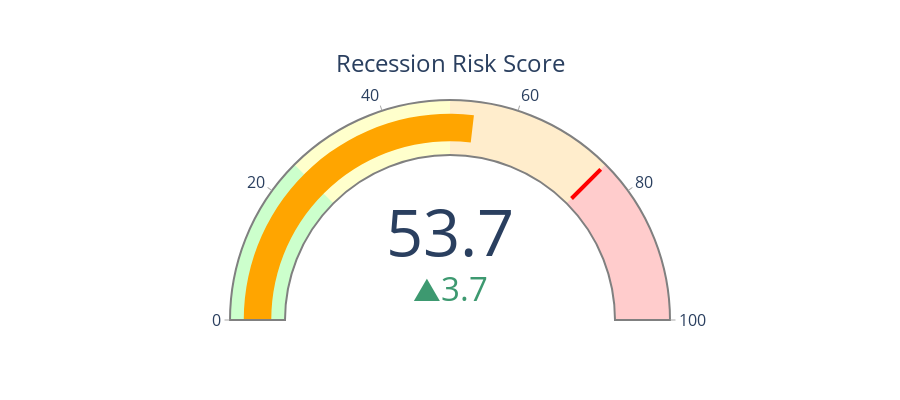

Write notebook code for a chart like this one.
### Markdown cell above
## 🎯 Current Recession Risk Assessment

Composite risk score based on multiple economic indicators.

### Code cell
# Analyze current recession risk
analyzer = RecessionIndicatorAnalyzer()
analysis = analyzer.analyze_all_indicators(data)

composite = analysis['composite']
score = composite['composite_score']

# Display risk gauge
fig = go.Figure(go.Indicator(
    mode = "gauge+number+delta",
    value = score,
    domain = {'x': [0, 1], 'y': [0, 1]},
    title = {'text': "Recession Risk Score", 'font': {'size': 24}},
    delta = {'reference': 50},
    gauge = {
        'axis': {'range': [None, 100], 'tickwidth': 1, 'tickcolor': "darkgray"},
        'bar': {'color': composite['risk_color']},
        'bgcolor': "white",
        'borderwidth': 2,
        'bordercolor': "gray",
        'steps': [
            {'range': [0, 25], 'color': 'rgba(0, 255, 0, 0.2)'},
            {'range': [25, 50], 'color': 'rgba(255, 255, 0, 0.2)'},
            {'range': [50, 75], 'color': 'rgba(255, 165, 0, 0.2)'},
            {'range': [75, 100], 'color': 'rgba(255, 0, 0, 0.2)'}],
        'threshold': {
            'line': {'color': "red", 'width': 4},
            'thickness': 0.75,
            'value': 75}
    }
))

fig.update_layout(
    height=400,
    font={'size': 16}
)

fig.show()

# Display risk level
print(f"\n{'='*70}")
print(f"CURRENT RECESSION RISK: {score:.1f}/100")
print(f"STATUS: {composite['risk_level']}")
print(f"{'='*70}")

### Figure 1 — Plotly figure (JSON) as saved in the notebook; plotly's stock layout.template omitted (floating-point values rounded to 4 significant figures)
{"data": [{"delta": {"reference": 50}, "domain": {"x": [0, 1], "y": [0, 1]}, "gauge": {"axis": {"range": [null, 100], "tickcolor": "darkgray", "tickwidth": 1}, "bar": {"color": "orange"}, "bgcolor": "white", "bordercolor": "gray", "borderwidth": 2, "steps": [{"color": "rgba(0, 255, 0, 0.2)", "range": [0, 25]}, {"color": "rgba(255, 255, 0, 0.2)", "range": [25, 50]}, {"color": "rgba(255, 165, 0, 0.2)", "range": [50, 75]}, {"color": "rgba(255, 0, 0, 0.2)", "range": [75, 100]}], "threshold": {"line": {"color": "red", "width": 4}, "thickness": 0.75, "value": 75}}, "mode": "gauge+number+delta", "title": {"font": {"size": 24}, "text": "Recession Risk Score"}, "type": "indicator", "value": 53.7}], "layout": {"font": {"size": 16}, "height": 400}}
